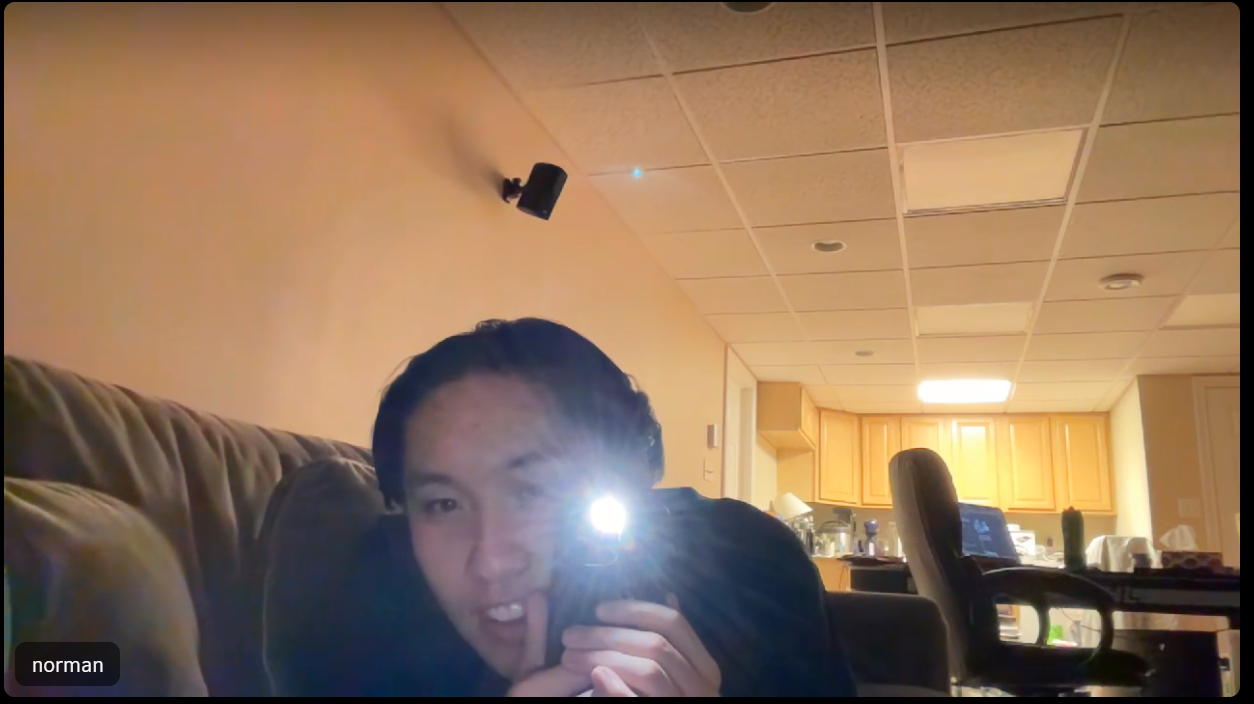
#> input picture norman.png, 1254 x 704 px
$ python detect-light.py --image norman.png
#> lines starting #> are read from the running program, lines starting #| are printed output that depends on the picture; after the words box and inside, x2 and y2 are one past the last pixel; in counts of white or black regions, pixels touching at a corner belong together
import argparse
import cv2

pi = 3.1415926535897932384626

def circularity(area, perimeter):
    return (4 * pi * area) / (perimeter ** 2)


# creates terminal arguments
arg_par = argparse.ArgumentParser()
arg_par.add_argument("-i", "--image", required=True, help="path to img file")
arg_par.add_argument("-c", "--connectivity", type=int, default=4, help="connectivity for connected component analysis")
args = vars(arg_par.parse_args())

# load image, then grayscale and blur it
img = cv2.imread(args["image"])
#> img is the input picture: shape (704, 1254, 3); mean B, G, R 91.1, 115.3, 143.3
grayscaled = cv2.cvtColor(img, cv2.COLOR_BGR2GRAY)
blurred = cv2.medianBlur(grayscaled, 21)
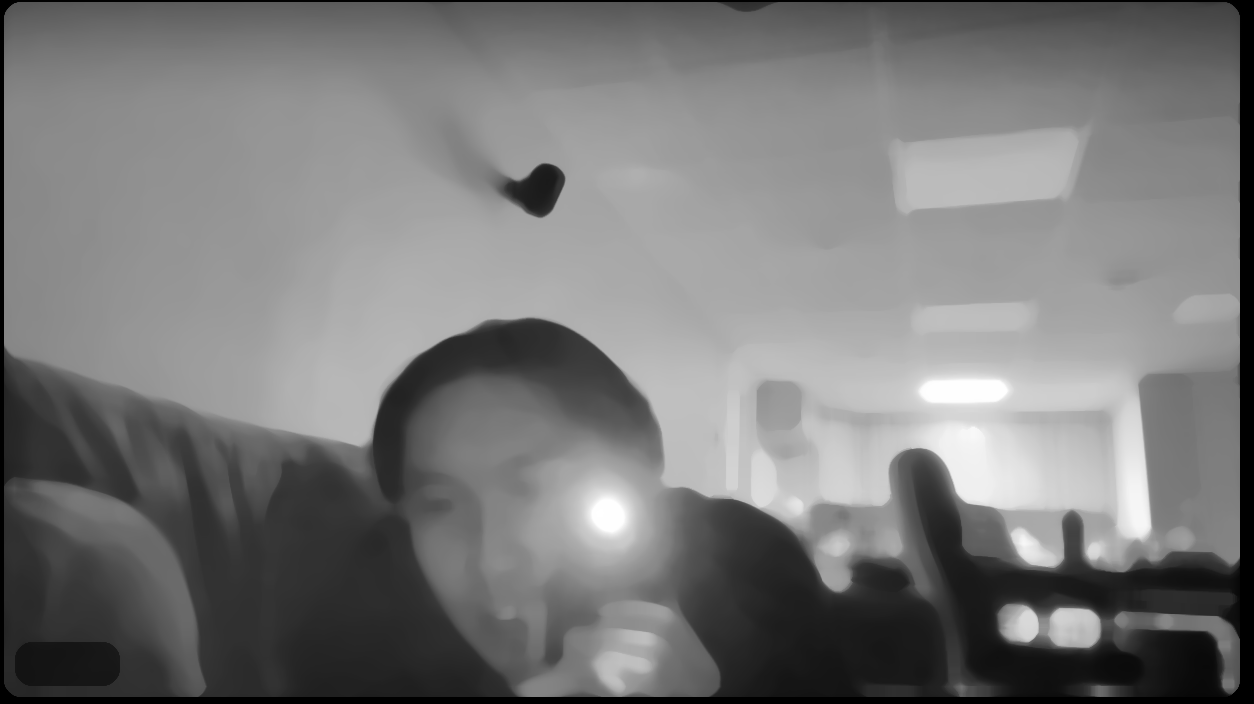
#> blurred: shape (704, 1254); min 0, max 255, mean 120.6

min_max_info = cv2.minMaxLoc(blurred)
#> min_max_info = (0, 255, (0, 0), (600, 509))
brightest_value = min_max_info[1]
#> brightest_value = 255

print(brightest_value)
#| 255.0

# any pixel >= 200 is set to white (255) and any < 200 are set to black
brightest_only = cv2.threshold(blurred, brightest_value-3, 255, cv2.THRESH_BINARY)[1]
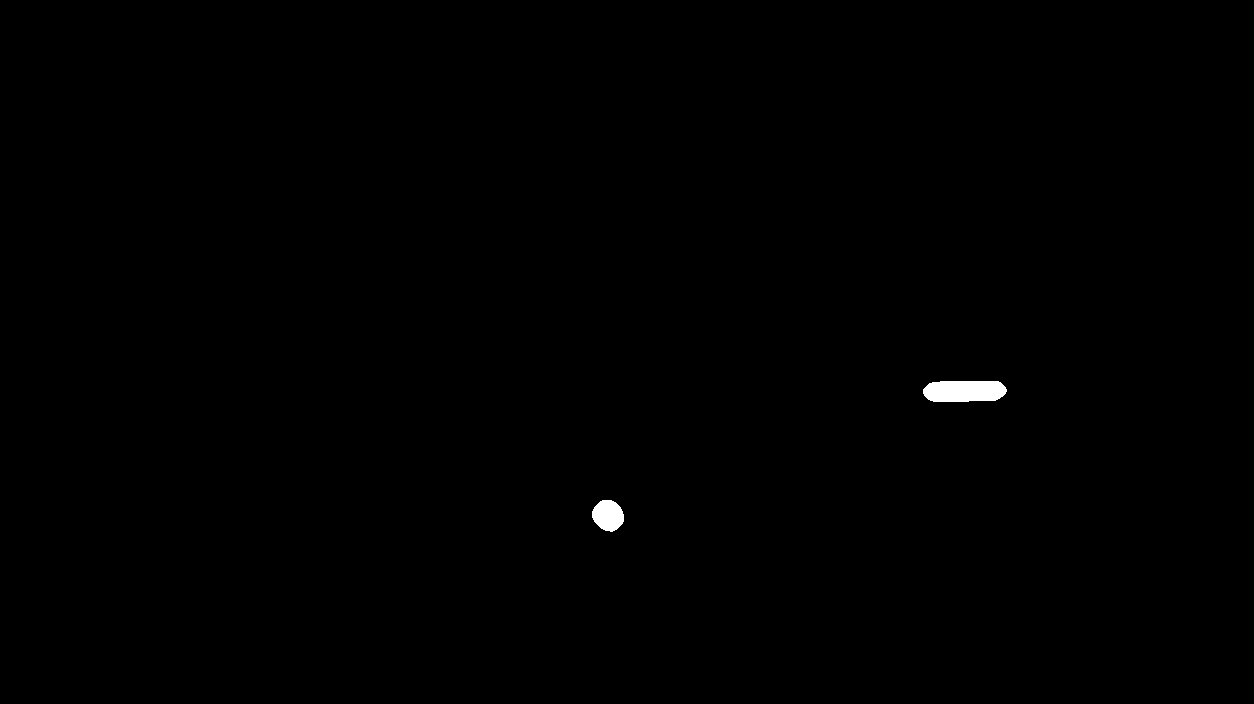
#> brightest_only: shape (704, 1254); 0.27% white; 2 white regions, box (x1, y1, x2, y2) and area: (923, 381, 1007, 402) 1572, (592, 500, 624, 532) 771

# remove small areas/noise
brightest_only = cv2.erode(brightest_only, None, iterations=2)
#> brightest_only: shape (704, 1254); 0.19% white; 2 white regions, box (x1, y1, x2, y2) and area: (925, 383, 1004, 400) 1169, (594, 502, 622, 529) 532
brightest_only = cv2.dilate(brightest_only, None, iterations=4)
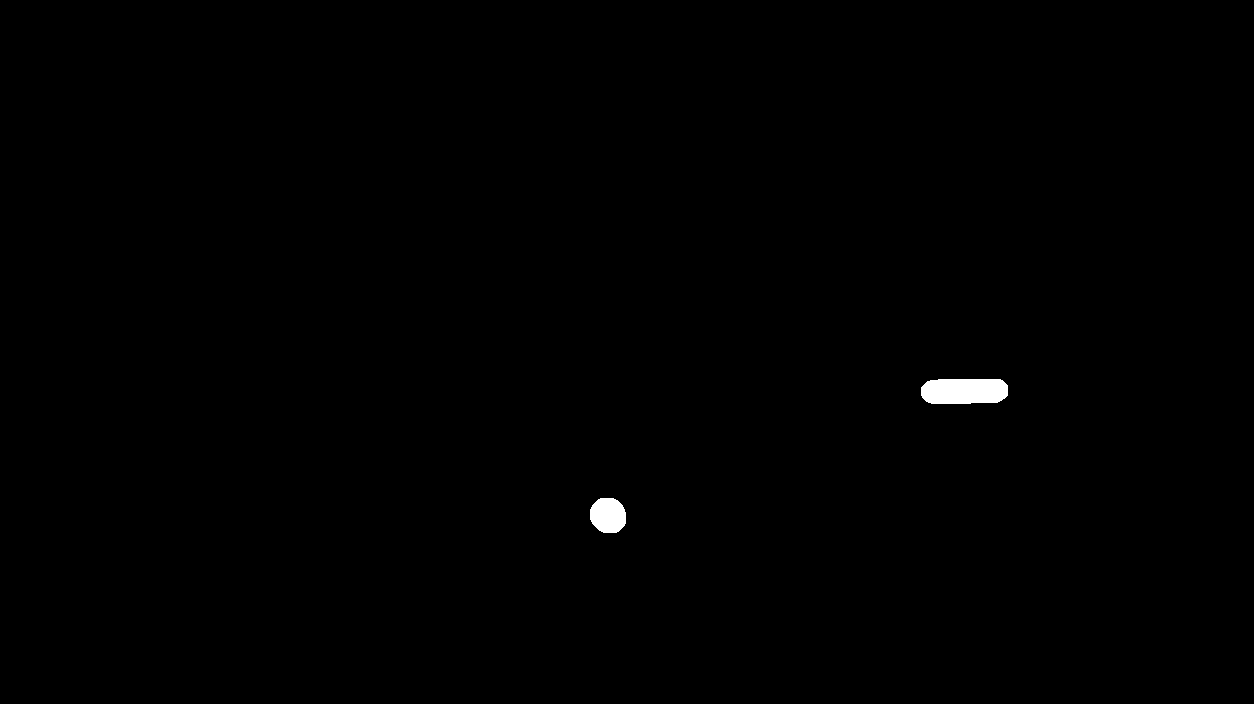
#> brightest_only: shape (704, 1254); 0.34% white; 2 white regions

# find contours
contours, hierarchy = cv2.findContours(brightest_only, cv2.RETR_TREE, cv2.CHAIN_APPROX_SIMPLE)
#> contours = 2 contours; box (x1, y1, x2, y2) and area: (921, 379, 1008, 404) 1904, (590, 498, 626, 533) 985
num_contours = len(contours)
#> num_contours = 2
#
#initialize to smallest possible
max_circ = 0
most_circ_contour = None

# find contour with max circularity
for i, contour in enumerate(contours):
    print("current: contour {} of {}".format(i+1, num_contours))
    area = cv2.contourArea(contour)
    perim = cv2.arcLength(contour, True)
    circ = circularity(area, perim)
    if circ > max_circ or i == 0:
        most_circ_contour = contour
        max_circ = circ
#> this loop made 2 passes
#> (area, perim, circ, max_circ) on pass 1: (985, 115.7, 0.924, 0.924)
#> (area, perim, circ) on pass 2: (1904.5, 203, 0.581)
#| current: contour 1 of 2
#| current: contour 2 of 2
#> after the loop, max_circ = 0.924; most_circ_contour = contour of 36 points, box (x1, y1, x2, y2) (590, 498, 626, 533), area 985

# centroid of the most circular moment
img_moment = cv2.moments(most_circ_contour)
#> img_moment = moments, m00 985, centre m10/m00, m01/m00 = (607.7, 515)
#print(img_moment)
if img_moment["m00"] != 0:
    centerX = int(img_moment["m10"]/img_moment["m00"])
#> centerX = 607
    centerY = int(img_moment["m01"]/img_moment["m00"])
#> centerY = 515
else:
    centerX, centerY = 0,0
    print("ERROR")

cv2.drawContours(img, [most_circ_contour], -1, (0, 255, 0), 2)
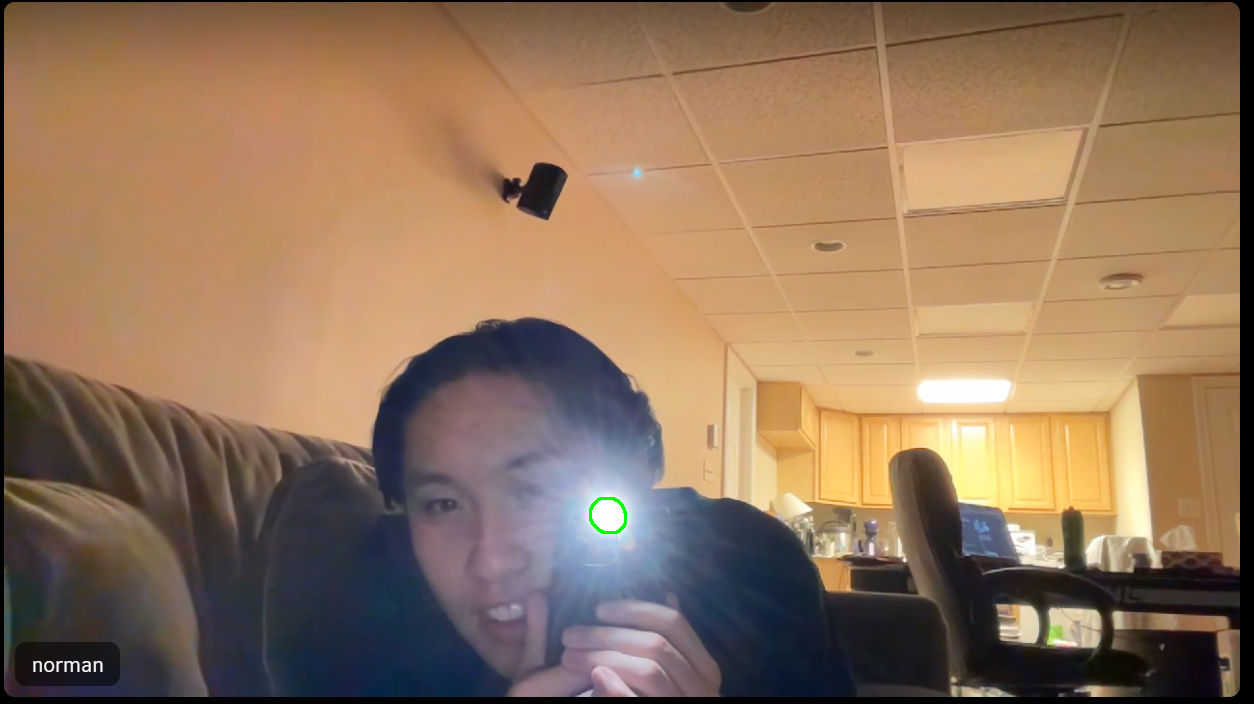
#> img: shape (704, 1254, 3); 0.04% of pixels changed, all inside (x1, y1, x2, y2) = (589, 497, 627, 534)
cv2.circle(img, (centerX, centerY), 7, (125, 125, 125), -1)
#> img: shape (704, 1254, 3); 0.02% of pixels changed, all inside (x1, y1, x2, y2) = (600, 508, 615, 523)
cv2.putText(img, "center", (centerX - 20, centerY - 20), cv2.FONT_HERSHEY_SIMPLEX, 0.5, (255, 255, 255), 2)
#> img: shape (704, 1254, 3); mean B, G, R 90.9, 115.3, 143.2

cv2.imshow("Image", img)
cv2.waitKey(0)


# python3 detect-light.py -i images/image2.png
